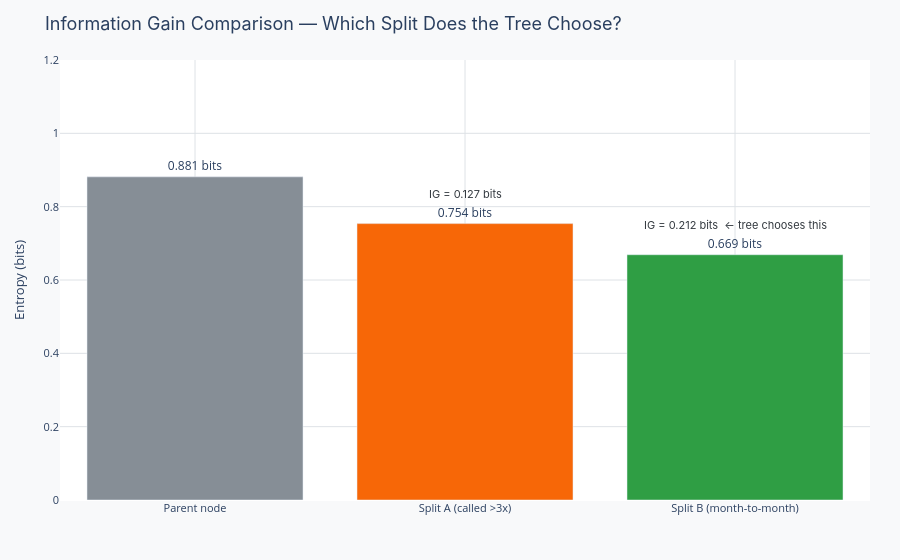

Notebook code for this chart:
### Markdown cell above
---
## Real-world example: Decision tree splits on customer churn

A telecom company wants to predict customer churn. A decision tree evaluates two candidate splits:

- **Split A** — whether the customer called support more than 3 times
- **Split B** — whether the customer's contract is month-to-month

The chart below computes entropy before and after each split, then shows information gain. The split with the higher gain is what the tree chooses.

Notice:

- The parent node has moderate entropy because churn is not perfectly balanced
- Split B creates one very pure child (long-contract customers rarely churn)
- Split A also helps but creates less pure children, so it has lower information gain

> **Discussion question:** If you added a third split candidate — whether the customer is located in a rural area — but rural vs urban showed no relationship with churn, what would its information gain be? What does that tell you about using mutual information for feature selection?

### Code cell
def entropy(p_pos, n_total):
    if n_total == 0:
        return 0.0
    p = p_pos / n_total
    if p <= 0 or p >= 1:
        return 0.0
    return -p * np.log2(p) - (1 - p) * np.log2(1 - p)


def information_gain(parent_pos, parent_n,
                     left_pos, left_n,
                     right_pos, right_n):
    h_parent = entropy(parent_pos, parent_n)
    h_left   = entropy(left_pos, left_n)
    h_right  = entropy(right_pos, right_n)
    weighted = (left_n / parent_n) * h_left + (right_n / parent_n) * h_right
    return h_parent, weighted, h_parent - weighted


# Dataset: 400 customers, 120 churned (30%)
N, CHURNED = 400, 120

# Split A: called support > 3 times
# Left (yes): 80 customers, 56 churned   |  Right (no): 320, 64 churned
h_par_A, h_weighted_A, ig_A = information_gain(CHURNED, N, 56, 80, 64, 320)

# Split B: month-to-month contract
# Left (yes): 180 customers, 102 churned  |  Right (no): 220, 18 churned
h_par_B, h_weighted_B, ig_B = information_gain(CHURNED, N, 102, 180, 18, 220)

splits = ["Parent node", "Split A\n(called >3x)", "Split B\n(month-to-month)"]
colors = [PALETTE["muted"], PALETTE["secondary"], PALETTE["accent"]]
entropies = [h_par_A, h_weighted_A, h_weighted_B]
ig_labels = ["",
             f"IG = {ig_A:.3f} bits",
             f"IG = {ig_B:.3f} bits  ← tree chooses this"]

fig = go.Figure()
fig.add_trace(go.Bar(
    x=splits,
    y=entropies,
    marker_color=colors,
    text=[f"{v:.3f} bits" for v in entropies],
    textposition="outside",
    name="Entropy",
))

layout = base_layout(
    title="Information Gain Comparison — Which Split Does the Tree Choose?",
    xaxis_title="",
    yaxis_title="Entropy (bits)",
)
layout.update(
    yaxis=dict(range=[0, 1.2]),
    showlegend=False,
    annotations=[
        dict(
            x=i, y=entropies[i] + 0.08,
            text=ig_labels[i],
            showarrow=False,
            font=dict(family=FONT["family"], size=11, color="#343A40"),
        )
        for i in range(len(splits))
    ],
)
fig.update_layout(layout)
fig.show()

### Figure 1 — Plotly figure (JSON) as saved in the notebook; plotly's stock layout.template omitted (floating-point values rounded to 4 significant figures)
{"data": [{"marker": {"color": ["#868E96", "#F76707", "#2F9E44"]}, "name": "Entropy", "text": ["0.881 bits", "0.754 bits", "0.669 bits"], "textposition": "outside", "type": "bar", "x": ["Parent node", "Split A\n(called >3x)", "Split B\n(month-to-month)"], "y": [0.8813, 0.7538, 0.6689]}], "layout": {"annotations": [{"font": {"color": "#343A40", "family": "Inter, Arial, sans-serif", "size": 11}, "showarrow": false, "text": "", "x": 0, "y": 0.9613}, {"font": {"color": "#343A40", "family": "Inter, Arial, sans-serif", "size": 11}, "showarrow": false, "text": "IG = 0.127 bits", "x": 1, "y": 0.8338}, {"font": {"color": "#343A40", "family": "Inter, Arial, sans-serif", "size": 11}, "showarrow": false, "text": "IG = 0.212 bits  ← tree chooses this", "x": 2, "y": 0.7489}], "legend": {"font": {"size": 12}}, "margin": {"b": 60, "l": 60, "r": 30, "t": 60}, "paper_bgcolor": "#F8F9FA", "plot_bgcolor": "#FFFFFF", "showlegend": false, "title": {"font": {"family": "Inter, Arial, sans-serif", "size": 18}, "text": "Information Gain Comparison — Which Split Does the Tree Choose?"}, "xaxis": {"gridcolor": "#DEE2E6", "tickfont": {"size": 11}, "title": {"font": {"size": 13}, "text": ""}}, "yaxis": {"gridcolor": "#DEE2E6", "range": [0, 1.2], "tickfont": {"size": 11}, "title": {"font": {"size": 13}, "text": "Entropy (bits)"}}}}
